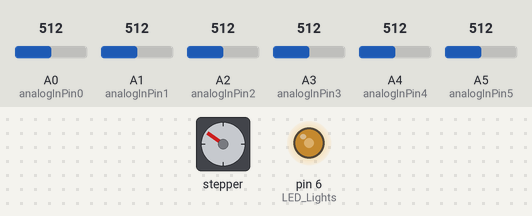
Recording of a sketch running on a simulated Arduino Nano, built with avr-gcc and run on an emulated ATmega328P. Parts: stepper motor, output pins drawn as LEDs (lit = HIGH). The inputs (shaded band) are chosen by the test bench; at power-on: A5 (analogInPin5) = 512, A0 (analogInPin0) = 512, A1 (analogInPin1) = 512, A2 (analogInPin2) = 512, A3 (analogInPin3) = 512, A4 (analogInPin4) = 512. Stepper angles assume 720 steps per turn.

Above: at 3.6 s.
3.7 s: A5 (analogInPin5) set to 306
At 4.5 s:
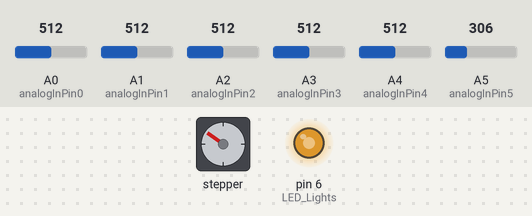
At 5.24 s:
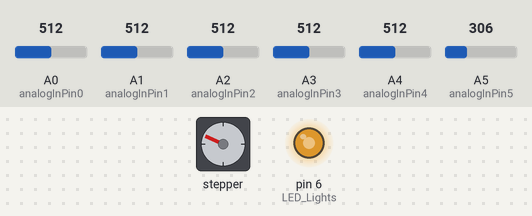
6.7 s: A0 (analogInPin0) set to 631
9.7 s: A0 (analogInPin0) set to 660
11.4 s: A5 (analogInPin5) set to 205
At 12.6 s:
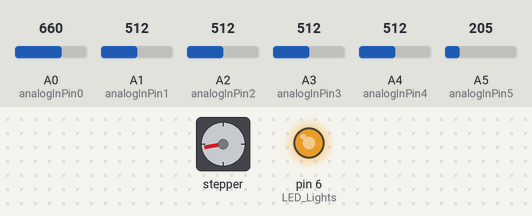
12.9 s: A1 (analogInPin1) set to 205
At 14.0 s:
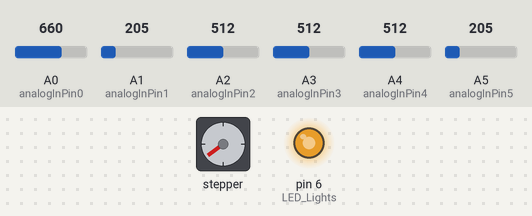
15.9 s: A2 (analogInPin2) set to 30
Timing chart, 0 to 21.7 s (numbered marks = the images above; inputs shaded):
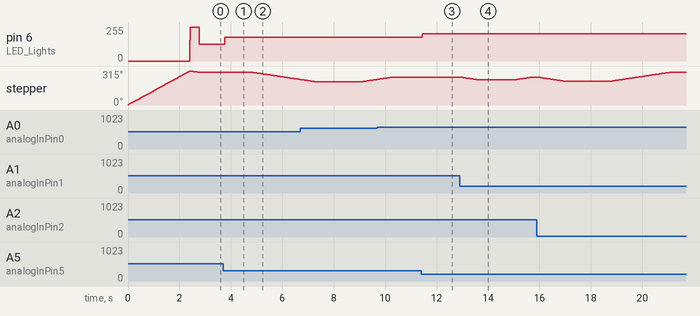

Measured:
- after the input at 3.7 s, pin 6 (LED_Lights): 127/255 → 178/255 after 0.06 s
- after the input at 11.4 s, pin 6 (LED_Lights): 178/255 → 203/255 after 0.05 s
- after the input at 12.9 s, stepper: turns 26° counter-clockwise in 0.70 s, then 26° clockwise in 0.70 s

The sketch:

20230710_X27_Gauge_V1_7_AUDI.ino
```cpp
//
// ********************************** Arduino Nano Digital Filter and Stepper Gauge **************************************************
// Stepper Motor X27 directly driven by Arduino Nano
// 0.5° per step  -> 90° -> 180 steps
// Rotation Angle: Max 315°
// 0.5°/full step
// Coil resistance: 280 +/- 20Ω: 5V -> 18mA
// White LEDs power consumption 2* 2.5V/390 Ohms -> 0 .. 13mA with full brightness
// Arduino Nano 15mA
// Microphone power consumption (?) my best guess 5mA
// Total consumption: 18mA + (0..13mA) + 15mA + 5mA = 38..51mA

// Features:

//       Start-up procedure shows 0% -> 100% and relative settings of potentiometers
//       Potentiometers for gain, zero adjust, filter damping, fiter resonance frequency, LED brightness
//       LED goes to full brightness on Start-Up and if audio level is over 70%
//       Automatic sleep after time and wake-up on audio level
//       Show filter parameter adjustments on clapping noise

// Results from Tests:
// Find corresponding by searching for "??_1, ??_2, .. "

// ??_0:  Any input signal is possible, analalog 0..5 Volt, digital from any source like sensors, interfaces or operations
// ??_1:  Stepper speed, can be 1 to 30, I chose 10 in order not to loose steps with extremely volatile audio signals
// ??_2:  Delay corresponds to the stepper speed, I chose 8333 micro-seconds
// ??_3:  Value defines movement for stepper. Depends on volatility of your signal.
//        e.g. 0 -> pointer goes to exact position.
//            10 -> pointer remains until difference between "to be" and "actual" position is greater 10.
// ??_4: threshold audio level for "wake-up"
// ??_5: runtime, if audio is below threshold
// ??_6: starts void Start_Up again when strong audio signal appears

#include <Stepper.h>
#define STEPS 720  // steps per revolution (limited to 315°) 720
#define COIL1 8
#define COIL2 9
#define COIL3 10
#define COIL4 11

// create an instance of the stepper class:
Stepper stepper(STEPS, COIL1, COIL2, COIL3, COIL4);

long run_time = 300000;   // ??_5: Runtime in case audio < threshold
float threshold = 2.0;    // ??_4: threshold for "wake-up"
long run_count = 300000;  // counter for runtime count down

int pos = 0;  //Position in steps(0-630)= (0°-315°)
int val = 0;  // to be Position in Steps 0..180 = 90°

int speed = 22;    // ??_1: Rounds per minute (max 30)
int Delay = 8;     // ??_2: 10-30 RPM 8333us OK with microphone
float diff = 1.0;  // ??_3: 0..10 difference val-pos for stepper to get active

float no_average = 5;  // averaging for audio reference level

int zero_offset = 20;  // Offset from left block to Zero on Scale
int zero_adjust = 0;   // adjust pointer to zero
int Zero_Under = 5;    // Clipping at Zero Underschoot
int Max_Over = 215;    // Clipping at Maximum Overshoot

float Gain = 1.0;            // Gain of Gauge to calibrate
float Brightness = 155;      // Brightness for LEDs PWM 0..255
float Max_Brightness = 255;  // Brightness for LEDs for Clipping, Start etc PWM 0..255

int LED_Lights = 6;  // defines PIN for LED

// +++++++++++++++++

const int analogInPin0 = A0;  // Analog in Voltage
const int analogInPin1 = A1;  // Analog in Resonance
const int analogInPin2 = A2;  // Analog in Damping
const int analogInPin3 = A3;  // Analog in Adjust Zero
const int analogInPin4 = A4;  // Analog in Adjust Gain
const int analogInPin5 = A5;  // Analog in Brightness

float counter = 0;
float increment = 1.0;
int check_count = 0;
long count = 0;
int max_count = 0;
int count_rectangle = 0;

float inputA0 = 0;  // Variable for Analog Input
float inputA1 = 0;  // Variable for Analog Input
float inputA2 = 0;  // Variable for Analog Input
float inputA3 = 0;  // Variable for Analog Input
float inputA4 = 0;  // Variable for Analog Input
float inputA5 = 0;  // Variable for Analog Input

float voltA0 = 0;
float voltA0_OLD = 0;
float voltA0_average = 0;
float voltA0_average_OLD = 0;
float voltA0_max = 0;
float voltA0_max_OLD = 0;

float audio = 0;
float audio_max = 0;
float audio_max_log = 0;
float audio_OLD = 0;

float val_A1 = 0;
float val_A1_OLD = 0;
float val_A2 = 0;
float val_A2_OLD = 0;
float val_A3 = 0;
float val_A3_OLD = 0;
float val_A4 = 0;
float val_A4_OLD = 0;
float val_A5 = 0;
float val_A5_OLD = 0;

float Testfunktion = 0;
float Rectangle = 0;
int No_high = 600;  //  EXCEL: 438
int No_low = 1200;  // EXCEL: 2500

// Filter Input Output

float FilterInput_0 = 0;
float FilterInput_1 = 0;
float FilterInput_2 = 0;

float FilterOutput_0 = 0;
float FilterOutput_1 = 0;
float FilterOutput_2 = 0;

// Butterworth Coefficients

float a0 = 1.980000;
float a1 = -0.98096528;
float b0 = 0.00024132;
float b1 = 0.00048264;
float b2 = 0.00024132;

// Filter Tuning

float Resonance = 0.07;
float Damping = 0.5;

// Filter Coefficients for Tuning

float a0_t = 1.8445;
float a1_t = -0.94102800;
float b0_t = 0.00024132;
float b1_t = 0.00048264;
float b2_t = 0.00024132;

// ******************* End Definitions ***********************************************************************************

// ******************** Set-up *******************************************************************************************

void setup() {
  Serial.flush();
  Serial.begin(38400);
  Serial.setTimeout(200);  // Standard is 1000m
  Serial.flush();

  pinMode(LED_Lights, OUTPUT);

  stepper.setSpeed(speed);  // set the motor speed to 30 RPM (360 PPS aprox.).
  stepper.step(630);        //Reset Position(630 steps counter-clockwise).
}

// ***************************** Main Program ***************************************************************************
// **********************************************************************************************************************

void loop() {

  A0_Read_Voltage();

  // Serial.println(run_count) ;

  if (audio > threshold) { run_count = run_time; };
  if (run_count < 4) {
    run_count = 2;
    Brightness = 0;
  };
  Lights();

  // Serial.println(run_count);

  if (run_count > 2) {

    if (audio > 0.7 * threshold) { run_count = run_time; };

    run_count--;

    A1_Read_Damping();
    A2_Read_Resonance();
    A3_Read_Zero_Adjust();
    A4_Read_Gain();
    A5_Read_Brightness();

    //  Lights();
    //  RectangleFct();  // Test function
    //  FilterInput_0 = 25 + 140 * Rectangle;

    // FilterInput_0 = Gain * audio_max_log;  // for normal operation
    FilterInput_0 = 2 * Gain * audio_max_log;  // Testing

    FilterTuning();
    FilterFct();
    // Variation();

    val = int(FilterOutput_0);

    if (audio > 70) {  // ??_6: starts void Start_Up again when strong audio signal appears
      count = 0;
    };

    Start_Up();  // ??_6: moves pointer -> 0 -> 100% -> % gain -> % damping -> % resonance frequency -> audio signal

    val = val + zero_offset + zero_adjust;

    // Check_Up();  // moves pointer to 50% and remains some seconds, check whether steps slipped

    Clipping();
    Drive_Stepper();

    // ******** Sequence for Testing
    /*
  counter = counter + 1;
  if (counter > 100) {
    SerialPrint();
    // SerialPlot();
    counter = 0;
  };
   */

    // delayMicroseconds(Delay);
    // delay(Delay);
  };
}

// ************ End Main Loop ********************************************************************************************
// ***********************************************************************************************************************

// ********* Variation of Resonance and Damping **************************************************************************

void SerialPrint() {

  Serial.print("VoltA0: ");
  Serial.print(voltA0_average);
  Serial.print(", ");
  Serial.print("Audio: ");
  Serial.print(audio);
  Serial.print(", ");
  Serial.print("logAudio: ");
  Serial.print(audio_max_log);
  Serial.print(", ");
  Serial.print("Damp: ");
  Serial.print(Damping);
  Serial.print(", ");
  Serial.print("Res: ");
  Serial.print(Resonance);
  Serial.print(", ");
  Serial.print("Zero: ");
  Serial.print(zero_adjust);
  Serial.print(", ");
  Serial.print("Gain: ");
  Serial.print(Gain);
  Serial.print(", ");
  Serial.print("Bright: ");
  Serial.print(Brightness);
  Serial.print(", ");
  Serial.print("Fi-In: ");
  Serial.print(FilterInput_0);
  Serial.print(", ");
  Serial.print("Fi-Out: ");
  Serial.print(FilterOutput_0);
  Serial.print(", ");
  Serial.print("Val: ");
  Serial.print(val);
  Serial.print(", ");
  Serial.print("Pos: ");
  Serial.print(pos);
  // Serial.print(", ");
  Serial.println("");
}

void SerialPlot() {

  Serial.print(220.0);
  Serial.print(", ");
  Serial.print(0.0);
  Serial.print(", ");

  Serial.print(val);
  Serial.print(", ");
  // Serial.print("Pos: ");
  Serial.println(pos);
}

// ********* Drive Stepper Motor **************************************************************************


void Drive_Stepper() {

  if (abs(val - pos) > diff) {  // ??_3:  moves stepper, if diference is greater than diff steps.
    if ((val - pos) > 0) {
      stepper.step(-1);  // move one step to the left.

      pos++;
    }
    if ((val - pos) < diff) {
      stepper.step(1);  // move one step to the right.

      pos--;
    }
    delay(Delay);
  }
}


// ********* Variation of Resonance and Damping **************************************************************************

void RectangleFct() {

  // ******** Rectangle Test Function ******************************************************************************************

  count_rectangle = count_rectangle + 1;

  if (count_rectangle < No_high) {
    Rectangle = 1.0;
  } else {
    Rectangle = 0.0;
  };
  if (count_rectangle > No_low) { count_rectangle = 0; };
}

// ********* Variation of Resonance and Damping **************************************************************************

void FilterFct() {

  // ******** Filter Function *************************************************************************************************

  a0 = 1.94 + 0.005 * ((1 - Damping * Damping * Damping * Damping) / (0.01 * Damping * Damping * Damping * Damping + 0.0849) - 0.192929 * (Resonance - 1));

  a1 = 1 - a0 - b0 - b1 - b2;

  FilterOutput_0 = b0 * FilterInput_0 + b1 * FilterInput_1 + b2 * FilterInput_2 + a0 * FilterOutput_1 + a1 * FilterOutput_2;

  FilterOutput_2 = FilterOutput_1;
  FilterOutput_1 = FilterOutput_0;
  FilterInput_2 = FilterInput_1;
  FilterInput_1 = FilterInput_0;
}

void FilterTuning() {
  // ************** Filter Tuning **********************************************************************************************

  b0 = Resonance * b0_t;
  b1 = Resonance * b1_t;
  b2 = Resonance * b2_t;
}

void Variation() {
  // ************** Filter Variation *********************************************************************************************

  if (counter > No_low) {
    Resonance = Resonance * 4.0;
    counter = 0;
  };
  if (Resonance > 1000) { Resonance = 0.1; };
}

void A0_Read_Voltage() {

  inputA0 = analogRead(analogInPin0);
  voltA0 = map(inputA0, 0, 1023, 0, 1023);  // ??_0: any input signal can be chosen instead

  // voltA0_OLD = voltA0;
  // voltA0_max_OLD = voltA0_max;

  voltA0_average = (no_average - 1) / no_average * voltA0_average_OLD + 1 / no_average * voltA0;

  voltA0_average_OLD = voltA0_average;
  audio = abs(voltA0 - voltA0_average);
  audio = 0.5 * audio + 0.5 * audio_OLD;
  audio_OLD = audio;

  if (audio < 0) { audio = 0; };

  audio_max_log = 500 * (log10(2.0 * (audio) + 0.1) - 0.00);

  if (audio_max_log < 0) { audio_max_log = 0; };
}

void A1_Read_Damping() {

  inputA1 = analogRead(analogInPin1);
  val_A1_OLD = val_A1;
  val_A1 = map(inputA1, 0, 1023, 1023, 0);
  val_A1 = 0.9 * val_A1_OLD + 0.1 * val_A1;
  Damping = val_A1 / 300;
}

void A2_Read_Resonance() {

  inputA2 = analogRead(analogInPin2);
  val_A2_OLD = val_A2;
  val_A2 = map(inputA2, 0, 1023, 1023, 0);
  val_A2 = 0.9 * val_A2_OLD + 0.1 * val_A2;
  Resonance = val_A2 / 600;
}

void A3_Read_Zero_Adjust() {

  inputA3 = analogRead(analogInPin3);
  val_A3_OLD = val_A3;
  val_A3 = map(inputA3, 0, 1023, 1023, 0);
  val_A3 = 0.9 * val_A3_OLD + 0.1 * val_A3;
  zero_adjust = int(80 * val_A3 / 1023 - 40);
}

void A4_Read_Gain() {

  inputA4 = analogRead(analogInPin4);
  val_A4_OLD = val_A4;
  val_A4 = map(inputA4, 0, 1023, 1023, 0);
  val_A4 = 0.9 * val_A4_OLD + 0.1 * val_A4;
  Gain = 2.0 * val_A4 / 1023;
}

void A5_Read_Brightness() {

  inputA5 = analogRead(analogInPin5);
  val_A5_OLD = val_A5;
  val_A5 = map(inputA5, 0, 1023, 255, 0);
  val_A5 = 0.9 * val_A5_OLD + 0.1 * val_A5;
  Brightness = val_A5;
}

void Clipping() {

  if (val < Zero_Under) { val = Zero_Under; };
  if (val > Max_Over) { val = Max_Over; };
}

void Start_Up() {
  count = count + 1;
  if (count < 10 * no_average) {
    // val = 76 - diff; // shows -> 42 <- on a 100% Scale (the answer to all questions of ths universe)
    Brightness = 255;
  };

  if (count < 5000) { val = 180 * val_A2 / 1023 + diff; };  // shows rel Resonance
  if (count < 4000) { val = 180 * val_A1 / 1023 + diff; };  // shows rel Damping
  if (count < 3000) { val = 180 * val_A4 / 1023 + diff; };  // shows rel Gain

  if (count < 2000) { val = 180 + diff; };
  if (count < 1000) { val = 0 + diff; };
  if (count > 10000) { count = 10000; };
}

void Check_Up() {
  check_count = check_count + 1;
  if (check_count > 12000) { val = 110; };
  if (check_count > 16000) {
    check_count = 0;
    val = 110;
    delay(2000);
  };
}

void Lights() {
  if (pos < 181 + zero_offset + zero_adjust) {
    analogWrite(LED_Lights, Brightness);
  } else {
    analogWrite(LED_Lights, Max_Brightness);
  };
}

// ******** End **********************************************************************************************************
```
